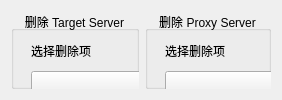
      <widget class="QWidget" name="pageDel">
       <layout class="QGridLayout" name="gridLayout_6">
        <item row="0" column="0">
         <widget class="QGroupBox" name="groupBoxTarget_5">
          <property name="sizePolicy">
           <sizepolicy hsizetype="Expanding" vsizetype="Expanding">
            <horstretch>0</horstretch>
            <verstretch>0</verstretch>
           </sizepolicy>
          </property>
          <property name="title">
           <string>删除 Target Server</string>
          </property>
          <property name="alignment">
           <set>Qt::AlignCenter</set>
          </property>
          <widget class="QPushButton" name="btnDelTarget">
           <property name="geometry">
            <rect>
             <x>20</x>
             <y>510</y>
             <width>151</width>
             <height>28</height>
            </rect>
           </property>
           <property name="sizePolicy">
            <sizepolicy hsizetype="Expanding" vsizetype="Expanding">
             <horstretch>0</horstretch>
             <verstretch>0</verstretch>
            </sizepolicy>
           </property>
           <property name="text">
            <string>删除Target_Server</string>
           </property>
          </widget>
          <widget class="QTextEdit" name="txtEditDelTargetName">
           <property name="geometry">
            <rect>
             <x>20</x>
             <y>130</y>
             <width>261</width>
             <height>31</height>
            </rect>
           </property>
           <property name="readOnly">
            <bool>true</bool>
           </property>
           <property name="markdown">
            <string/>
           </property>
           <property name="html">
            <string>&lt;!DOCTYPE HTML PUBLIC &quot;-//W3C//DTD HTML 4.0//EN&quot; &quot;http://www.w3.org/TR/REC-html40/strict.dtd&quot;&gt;
&lt;html&gt;&lt;head&gt;&lt;meta name=&quot;qrichtext&quot; content=&quot;1&quot; /&gt;&lt;style type=&quot;text/css&quot;&gt;
p, li { white-space: pre-wrap; }
&lt;/style&gt;&lt;/head&gt;&lt;body style=&quot; font-family:'Microsoft YaHei UI'; font-size:11.25pt; font-weight:400; font-style:normal;&quot;&gt;
&lt;p style=&quot;-qt-paragraph-type:empty; margin-top:0px; margin-bottom:0px; margin-left:0px; margin-right:0px; -qt-block-indent:0; text-indent:0px;&quot;&gt;&lt;br /&gt;&lt;/p&gt;&lt;/body&gt;&lt;/html&gt;</string>
           </property>
           <property name="overwriteMode">
            <bool>false</bool>
           </property>
           <property name="acceptRichText">
            <bool>false</bool>
           </property>
           <property name="placeholderText">
            <string>username@90 [2080ti]</string>
           </property>
          </widget>
          <widget class="QLabel" name="label_41">
           <property name="geometry">
            <rect>
             <x>20</x>
             <y>100</y>
             <width>91</width>
             <height>20</height>
            </rect>
           </property>
           <property name="text">
            <string>名字 (Name)</string>
           </property>
          </widget>
          <widget class="QLabel" name="label_42">
           <property name="geometry">
            <rect>
             <x>20</x>
             <y>180</y>
             <width>91</width>
             <height>20</height>
            </rect>
           </property>
           <property name="text">
            <string>主机 (Host)</string>
           </property>
          </widget>
          <widget class="QTextEdit" name="txtEditDelTargetHost">
           <property name="geometry">
            <rect>
             <x>20</x>
             <y>210</y>
             <width>261</width>
             <height>31</height>
            </rect>
           </property>
           <property name="readOnly">
            <bool>true</bool>
           </property>
           <property name="acceptRichText">
            <bool>false</bool>
           </property>
           <property name="placeholderText">
            <string>X.X.X.X</string>
           </property>
          </widget>
          <widget class="QTextEdit" name="txtEditDelTargetPort">
           <property name="geometry">
            <rect>
             <x>20</x>
             <y>290</y>
             <width>261</width>
             <height>31</height>
            </rect>
           </property>
           <property name="readOnly">
            <bool>true</bool>
           </property>
           <property name="acceptRichText">
            <bool>false</bool>
           </property>
           <property name="placeholderText">
            <string>22</string>
           </property>
          </widget>
          <widget class="QLabel" name="label_43">
           <property name="geometry">
            <rect>
             <x>20</x>
             <y>260</y>
             <width>141</width>
             <height>20</height>
            </rect>
           </property>
           <property name="text">
            <string>连接端口 (Port)</string>
           </property>
          </widget>
          <widget class="QLabel" name="label_44">
           <property name="geometry">
            <rect>
             <x>20</x>
             <y>340</y>
             <width>151</width>
             <height>20</height>
            </rect>
           </property>
           <property name="text">
            <string>本地端口 (LocalPort)</string>
           </property>
          </widget>
          <widget class="QTextEdit" name="txtEditTargetDelLocalPort">
           <property name="geometry">
            <rect>
             <x>20</x>
             <y>370</y>
             <width>261</width>
             <height>31</height>
            </rect>
           </property>
           <property name="readOnly">
            <bool>true</bool>
           </property>
           <property name="acceptRichText">
            <bool>false</bool>
           </property>
           <property name="placeholderText">
            <string>8090</string>
           </property>
          </widget>
          <widget class="QTextBrowser" name="txtBrowerDelTargetStatus">
           <property name="geometry">
            <rect>
             <x>20</x>
             <y>590</y>
             <width>371</width>
             <height>51</height>
            </rect>
           </property>
           <property name="placeholderText">
            <string>是否删除成功</string>
           </property>
          </widget>
          <widget class="QLabel" name="label_45">
           <property name="geometry">
            <rect>
             <x>20</x>
             <y>560</y>
             <width>71</width>
             <height>20</height>
            </rect>
           </property>
           <property name="text">
            <string>Status</string>
           </property>
          </widget>
          <widget class="QComboBox" name="comboBoxDelTarget">
           <property name="geometry">
            <rect>
             <x>20</x>
             <y>60</y>
             <width>261</width>
             <height>26</height>
            </rect>
           </property>
          </widget>
          <widget class="QLabel" name="label_46">
           <property name="geometry">
            <rect>
             <x>20</x>
             <y>30</y>
             <width>91</width>
             <height>20</height>
            </rect>
           </property>
           <property name="text">
            <string>选择删除项</string>
           </property>
          </widget>
         </widget>
        </item>
        <item row="0" column="1">
         <widget class="QGroupBox" name="groupBoxTarget_6">
          <property name="sizePolicy">
           <sizepolicy hsizetype="Expanding" vsizetype="Expanding">
            <horstretch>0</horstretch>
            <verstretch>0</verstretch>
           </sizepolicy>
          </property>
          <property name="title">
           <string>删除 Proxy Server</string>
          </property>
          <property name="alignment">
           <set>Qt::AlignCenter</set>
          </property>
          <widget class="QTextEdit" name="txtEditDelProxyName">
           <property name="geometry">
            <rect>
             <x>20</x>
             <y>130</y>
             <width>261</width>
             <height>31</height>
            </rect>
           </property>
           <property name="readOnly">
            <bool>true</bool>
           </property>
           <property name="acceptRichText">
            <bool>false</bool>
           </property>
           <property name="placeholderText">
            <string>username@smile403 [Only]</string>
           </property>
          </widget>
          <widget class="QLabel" name="label_47">
           <property name="geometry">
            <rect>
             <x>20</x>
             <y>100</y>
             <width>91</width>
             <height>20</height>
            </rect>
           </property>
           <property name="text">
            <string>名字 (Name)</string>
           </property>
          </widget>
          <widget class="QLabel" name="label_48">
           <property name="geometry">
            <rect>
             <x>20</x>
             <y>180</y>
             <width>91</width>
             <height>20</height>
            </rect>
           </property>
           <property name="text">
            <string>主机 (Host)</string>
           </property>
          </widget>
          <widget class="QTextEdit" name="txtEditDelProxyHost">
           <property name="geometry">
            <rect>
             <x>20</x>
             <y>210</y>
             <width>261</width>
             <height>31</height>
            </rect>
           </property>
           <property name="readOnly">
            <bool>true</bool>
           </property>
           <property name="acceptRichText">
            <bool>false</bool>
           </property>
           <property name="placeholderText">
            <string>X.X.X.X</string>
           </property>
          </widget>
          <widget class="QTextEdit" name="txtEditDelProxyPort">
           <property name="geometry">
            <rect>
             <x>20</x>
             <y>290</y>
             <width>261</width>
             <height>31</height>
            </rect>
           </property>
           <property name="readOnly">
            <bool>true</bool>
           </property>
           <property name="acceptRichText">
            <bool>false</bool>
           </property>
           <property name="placeholderText">
            <string>22</string>
           </property>
          </widget>
          <widget class="QLabel" name="label_49">
           <property name="geometry">
            <rect>
             <x>20</x>
             <y>260</y>
             <width>141</width>
             <height>20</height>
            </rect>
           </property>
           <property name="text">
            <string>连接端口 (Port)</string>
           </property>
          </widget>
          <widget class="QTextEdit" name="txtEditDelProxyUserName">
           <property name="geometry">
            <rect>
             <x>20</x>
             <y>370</y>
             <width>261</width>
             <height>31</height>
            </rect>
           </property>
           <property name="readOnly">
            <bool>true</bool>
           </property>
           <property name="acceptRichText">
            <bool>false</bool>
           </property>
           <property name="placeholderText">
            <string>username</string>
           </property>
          </widget>
          <widget class="QLabel" name="label_50">
           <property name="geometry">
            <rect>
             <x>20</x>
             <y>340</y>
             <width>141</width>
             <height>20</height>
            </rect>
           </property>
           <property name="text">
            <string>用户名 (UserName)</string>
           </property>
          </widget>
          <widget class="QLabel" name="label_51">
           <property name="geometry">
            <rect>
             <x>20</x>
             <y>420</y>
             <width>151</width>
             <height>20</height>
            </rect>
           </property>
           <property name="text">
            <string>用户密码 (UserPass)</string>
           </property>
          </widget>
          <widget class="QTextEdit" name="txtEditDelProxyUserPass">
           <property name="geometry">
            <rect>
             <x>20</x>
             <y>450</y>
             <width>261</width>
             <height>31</height>
            </rect>
           </property>
           <property name="readOnly">
            <bool>true</bool>
           </property>
           <property name="acceptRichText">
            <bool>false</bool>
           </property>
           <property name="placeholderText">
            <string>XXXXXX</string>
           </property>
          </widget>
          <widget class="QPushButton" name="btnDelProxy">
           <property name="geometry">
            <rect>
             <x>20</x>
             <y>510</y>
             <width>151</width>
             <height>28</height>
            </rect>
           </property>
           <property name="text">
            <string>删除Proxy_Server</string>
           </property>
          </widget>
          <widget class="QTextBrowser" name="txtBrowerDelProxyStatus">
           <property name="geometry">
            <rect>
             <x>20</x>
             <y>590</y>
             <width>361</width>
             <height>51</height>
            </rect>
           </property>
           <property name="placeholderText">
            <string>是否删除成功</string>
           </property>
          </widget>
          <widget class="QLabel" name="label_52">
           <property name="geometry">
            <rect>
             <x>20</x>
             <y>560</y>
             <width>71</width>
             <height>20</height>
            </rect>
           </property>
           <property name="text">
            <string>Status</string>
           </property>
          </widget>
          <widget class="QLabel" name="label_53">
           <property name="geometry">
            <rect>
             <x>20</x>
             <y>30</y>
             <width>91</width>
             <height>20</height>
            </rect>
           </property>
           <property name="text">
            <string>选择删除项</string>
           </property>
          </widget>
          <widget class="QComboBox" name="comboBoxDelProxy">
           <property name="geometry">
            <rect>
             <x>20</x>
             <y>60</y>
             <width>261</width>
             <height>26</height>
            </rect>
           </property>
          </widget>
         </widget>
        </item>
       </layout>
      </widget>
